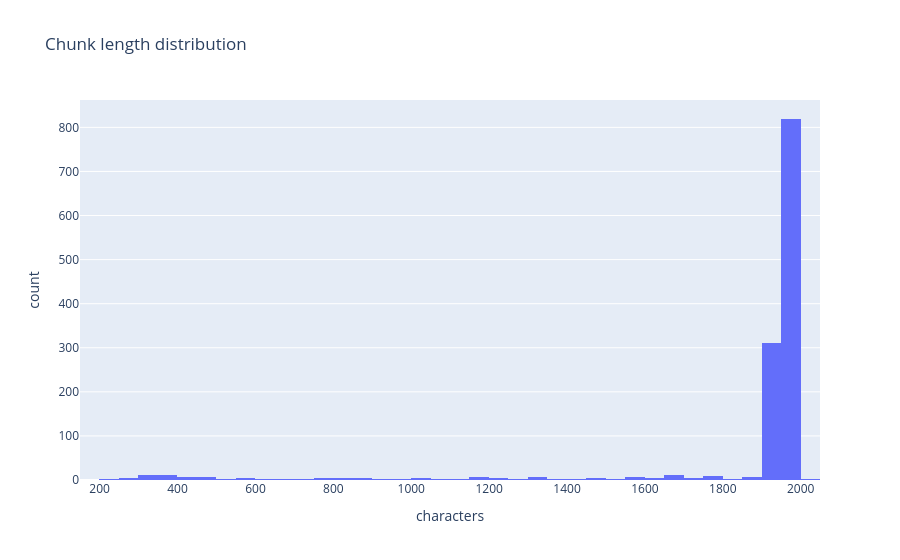

The notebook cell saved with this chart:
### Code cell
enc = tiktoken.get_encoding("cl100k_base")
chunk_df = pd.DataFrame({
    "library": [c.metadata["library"] for c in chunks],
    "chars": [len(c.page_content) for c in chunks],
    "tokens": [len(enc.encode(c.page_content)) for c in chunks],
})

print(chunk_df.groupby("library").agg(chunks=("chars", "size"), mean_chars=("chars", "mean")).round(0), "\n")
print(chunk_df[["chars", "tokens"]].describe().round(0), "\n")

tiny = chunk_df[chunk_df.chars < 200]
print(f"Tiny chunks (<200 chars): {len(tiny)}")

PRICE_PER_1M = 0.13 # text-embedding-3-large, USD; confirm current OpenAI pricing
total_tokens = chunk_df.tokens.sum()
print(f"Total tokens: {total_tokens:,} -> est.embedding cost ${total_tokens / 1e6 * PRICE_PER_1M:.2f}")

go.Figure(go.Histogram(x=chunk_df.chars, nbinsx=40)).update_layout(
    title="Chunk length distribution", 
    xaxis_title="characters",
    yaxis_title="count"
).show()

### Figure 1 — Plotly figure (JSON) as saved in the notebook; plotly's stock layout.template omitted (floating-point values rounded to 4 significant figures; data arrays with more than 128 entries replaced by an {"elided": "..."} marker saying what was removed)
{"data": [{"nbinsx": 40, "type": "histogram", "x": {"elided": "1294 int values"}}], "layout": {"title": {"text": "Chunk length distribution"}, "xaxis": {"title": {"text": "characters"}}, "yaxis": {"title": {"text": "count"}}}}
